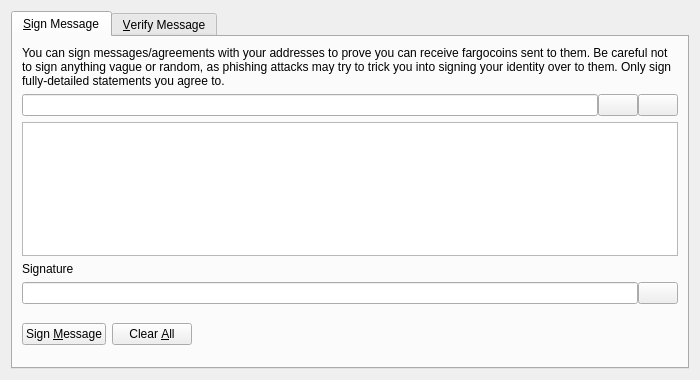
<?xml version="1.0" encoding="UTF-8"?>
<ui version="4.0">
 <class>SignVerifyMessageDialog</class>
 <widget class="QDialog" name="SignVerifyMessageDialog">
  <property name="geometry">
   <rect>
    <x>0</x>
    <y>0</y>
    <width>700</width>
    <height>380</height>
   </rect>
  </property>
  <property name="windowTitle">
   <string>Signatures - Sign / Verify a Message</string>
  </property>
  <property name="modal">
   <bool>true</bool>
  </property>
  <layout class="QVBoxLayout" name="verticalLayout">
   <item>
    <widget class="QTabWidget" name="tabWidget">
     <property name="currentIndex">
      <number>0</number>
     </property>
     <widget class="QWidget" name="tabSignMessage">
      <attribute name="title">
       <string>&amp;Sign Message</string>
      </attribute>
      <layout class="QVBoxLayout" name="verticalLayout_SM">
       <item>
        <widget class="QLabel" name="infoLabel_SM">
         <property name="text">
          <string>You can sign messages/agreements with your addresses to prove you can receive fargocoins sent to them. Be careful not to sign anything vague or random, as phishing attacks may try to trick you into signing your identity over to them. Only sign fully-detailed statements you agree to.</string>
         </property>
         <property name="textFormat">
          <enum>Qt::PlainText</enum>
         </property>
         <property name="wordWrap">
          <bool>true</bool>
         </property>
        </widget>
       </item>
       <item>
        <layout class="QHBoxLayout" name="horizontalLayout_1_SM">
         <property name="spacing">
          <number>0</number>
         </property>
         <item>
          <widget class="QValidatedLineEdit" name="addressIn_SM">
           <property name="toolTip">
            <string>The FargoCoin address to sign the message with</string>
           </property>
          </widget>
         </item>
         <item>
          <widget class="QPushButton" name="addressBookButton_SM">
           <property name="toolTip">
            <string>Choose previously used address</string>
           </property>
           <property name="text">
            <string/>
           </property>
           <property name="icon">
            <iconset resource="../bitcoin.qrc">
             <normaloff>:/icons/address-book</normaloff>:/icons/address-book</iconset>
           </property>
           <property name="shortcut">
            <string>Alt+A</string>
           </property>
           <property name="autoDefault">
            <bool>false</bool>
           </property>
          </widget>
         </item>
         <item>
          <widget class="QPushButton" name="pasteButton_SM">
           <property name="toolTip">
            <string>Paste address from clipboard</string>
           </property>
           <property name="text">
            <string/>
           </property>
           <property name="icon">
            <iconset resource="../bitcoin.qrc">
             <normaloff>:/icons/editpaste</normaloff>:/icons/editpaste</iconset>
           </property>
           <property name="shortcut">
            <string>Alt+P</string>
           </property>
           <property name="autoDefault">
            <bool>false</bool>
           </property>
          </widget>
         </item>
        </layout>
       </item>
       <item>
        <widget class="QPlainTextEdit" name="messageIn_SM">
         <property name="toolTip">
          <string>Enter the message you want to sign here</string>
         </property>
        </widget>
       </item>
       <item>
        <widget class="QLabel" name="signatureLabel_SM">
         <property name="text">
          <string>Signature</string>
         </property>
         <property name="textFormat">
          <enum>Qt::PlainText</enum>
         </property>
        </widget>
       </item>
       <item>
        <layout class="QHBoxLayout" name="horizontalLayout_2_SM">
         <property name="spacing">
          <number>0</number>
         </property>
         <item>
          <widget class="QLineEdit" name="signatureOut_SM">
           <property name="font">
            <font>
             <italic>true</italic>
            </font>
           </property>
           <property name="readOnly">
            <bool>true</bool>
           </property>
          </widget>
         </item>
         <item>
          <widget class="QPushButton" name="copySignatureButton_SM">
           <property name="toolTip">
            <string>Copy the current signature to the system clipboard</string>
           </property>
           <property name="text">
            <string/>
           </property>
           <property name="icon">
            <iconset resource="../bitcoin.qrc">
             <normaloff>:/icons/editcopy</normaloff>:/icons/editcopy</iconset>
           </property>
           <property name="autoDefault">
            <bool>false</bool>
           </property>
          </widget>
         </item>
        </layout>
       </item>
       <item>
        <layout class="QHBoxLayout" name="horizontalLayout_3_SM">
         <item>
          <widget class="QPushButton" name="signMessageButton_SM">
           <property name="toolTip">
            <string>Sign the message to prove you own this FargoCoin address</string>
           </property>
           <property name="text">
            <string>Sign &amp;Message</string>
           </property>
           <property name="icon">
            <iconset resource="../bitcoin.qrc">
             <normaloff>:/icons/edit</normaloff>:/icons/edit</iconset>
           </property>
           <property name="autoDefault">
            <bool>false</bool>
           </property>
          </widget>
         </item>
         <item>
          <widget class="QPushButton" name="clearButton_SM">
           <property name="toolTip">
            <string>Reset all sign message fields</string>
           </property>
           <property name="text">
            <string>Clear &amp;All</string>
           </property>
           <property name="icon">
            <iconset resource="../bitcoin.qrc">
             <normaloff>:/icons/remove</normaloff>:/icons/remove</iconset>
           </property>
           <property name="autoDefault">
            <bool>false</bool>
           </property>
          </widget>
         </item>
         <item>
          <spacer name="horizontalSpacer_1_SM">
           <property name="orientation">
            <enum>Qt::Horizontal</enum>
           </property>
           <property name="sizeHint" stdset="0">
            <size>
             <width>40</width>
             <height>48</height>
            </size>
           </property>
          </spacer>
         </item>
         <item>
          <widget class="QLabel" name="statusLabel_SM">
           <property name="font">
            <font>
             <weight>75</weight>
             <bold>true</bold>
            </font>
           </property>
           <property name="text">
            <string/>
           </property>
           <property name="wordWrap">
            <bool>true</bool>
           </property>
          </widget>
         </item>
         <item>
          <spacer name="horizontalSpacer_2_SM">
           <property name="orientation">
            <enum>Qt::Horizontal</enum>
           </property>
           <property name="sizeHint" stdset="0">
            <size>
             <width>40</width>
             <height>48</height>
            </size>
           </property>
          </spacer>
         </item>
        </layout>
       </item>
      </layout>
     </widget>
     <widget class="QWidget" name="tabVerifyMessage">
      <attribute name="title">
       <string>&amp;Verify Message</string>
      </attribute>
      <layout class="QVBoxLayout" name="verticalLayout_VM">
       <item>
        <widget class="QLabel" name="infoLabel_VM">
         <property name="text">
          <string>Enter the receiver's address, message (ensure you copy line breaks, spaces, tabs, etc. exactly) and signature below to verify the message. Be careful not to read more into the signature than what is in the signed message itself, to avoid being tricked by a man-in-the-middle attack. Note that this only proves the signing party receives with the address, it cannot prove sendership of any transaction!</string>
         </property>
         <property name="textFormat">
          <enum>Qt::PlainText</enum>
         </property>
         <property name="alignment">
          <set>Qt::AlignLeading|Qt::AlignLeft|Qt::AlignTop</set>
         </property>
         <property name="wordWrap">
          <bool>true</bool>
         </property>
        </widget>
       </item>
       <item>
        <layout class="QHBoxLayout" name="horizontalLayout_1_VM">
         <property name="spacing">
          <number>0</number>
         </property>
         <item>
          <widget class="QValidatedLineEdit" name="addressIn_VM">
           <property name="toolTip">
            <string>The FargoCoin address the message was signed with</string>
           </property>
          </widget>
         </item>
         <item>
          <widget class="QPushButton" name="addressBookButton_VM">
           <property name="toolTip">
            <string>Choose previously used address</string>
           </property>
           <property name="text">
            <string/>
           </property>
           <property name="icon">
            <iconset resource="../bitcoin.qrc">
             <normaloff>:/icons/address-book</normaloff>:/icons/address-book</iconset>
           </property>
           <property name="shortcut">
            <string>Alt+A</string>
           </property>
           <property name="autoDefault">
            <bool>false</bool>
           </property>
          </widget>
         </item>
        </layout>
       </item>
       <item>
        <widget class="QPlainTextEdit" name="messageIn_VM"/>
       </item>
       <item>
        <widget class="QValidatedLineEdit" name="signatureIn_VM"/>
       </item>
       <item>
        <layout class="QHBoxLayout" name="horizontalLayout_2_VM">
         <item>
          <widget class="QPushButton" name="verifyMessageButton_VM">
           <property name="toolTip">
            <string>Verify the message to ensure it was signed with the specified FargoCoin address</string>
           </property>
           <property name="text">
            <string>Verify &amp;Message</string>
           </property>
           <property name="icon">
            <iconset resource="../bitcoin.qrc">
             <normaloff>:/icons/transaction_0</normaloff>:/icons/transaction_0</iconset>
           </property>
           <property name="autoDefault">
            <bool>false</bool>
           </property>
          </widget>
         </item>
         <item>
          <widget class="QPushButton" name="clearButton_VM">
           <property name="toolTip">
            <string>Reset all verify message fields</string>
           </property>
           <property name="text">
            <string>Clear &amp;All</string>
           </property>
           <property name="icon">
            <iconset resource="../bitcoin.qrc">
             <normaloff>:/icons/remove</normaloff>:/icons/remove</iconset>
           </property>
           <property name="autoDefault">
            <bool>false</bool>
           </property>
          </widget>
         </item>
         <item>
          <spacer name="horizontalSpacer_1_VM">
           <property name="orientation">
            <enum>Qt::Horizontal</enum>
           </property>
           <property name="sizeHint" stdset="0">
            <size>
             <width>40</width>
             <height>48</height>
            </size>
           </property>
          </spacer>
         </item>
         <item>
          <widget class="QLabel" name="statusLabel_VM">
           <property name="font">
            <font>
             <weight>75</weight>
             <bold>true</bold>
            </font>
           </property>
           <property name="text">
            <string/>
           </property>
           <property name="wordWrap">
            <bool>true</bool>
           </property>
          </widget>
         </item>
         <item>
          <spacer name="horizontalSpacer_2_VM">
           <property name="orientation">
            <enum>Qt::Horizontal</enum>
           </property>
           <property name="sizeHint" stdset="0">
            <size>
             <width>40</width>
             <height>48</height>
            </size>
           </property>
          </spacer>
         </item>
        </layout>
       </item>
      </layout>
     </widget>
    </widget>
   </item>
  </layout>
 </widget>
 <customwidgets>
  <customwidget>
   <class>QValidatedLineEdit</class>
   <extends>QLineEdit</extends>
   <header>qvalidatedlineedit.h</header>
  </customwidget>
 </customwidgets>
 <resources>
  <include location="../bitcoin.qrc"/>
 </resources>
 <connections/>
</ui>
